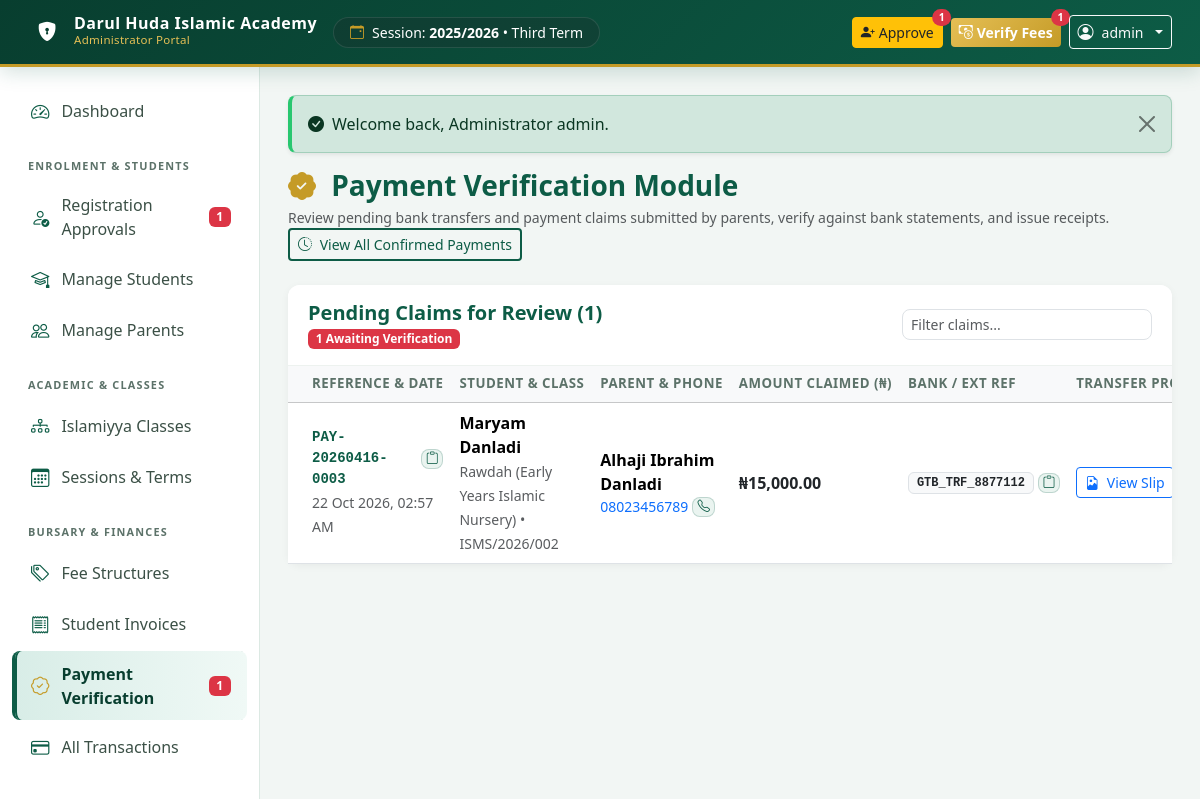
Page /admin/verify_payments.php (signed in) on the committed database.
### tables this page shows
CREATE TABLE `academic_terms` (
  `id` INT AUTO_INCREMENT PRIMARY KEY,
  `session_id` INT NOT NULL,
  `term_name` VARCHAR(50) NOT NULL,  
  `start_date` DATE NULL,
  `end_date` DATE NULL,
  `is_current` TINYINT(1) NOT NULL DEFAULT 0,
  `created_at` TIMESTAMP DEFAULT CURRENT_TIMESTAMP,
  CONSTRAINT `fk_term_session` FOREIGN KEY (`session_id`) REFERENCES `academic_sessions` (`id`) ON DELETE CASCADE
);

CREATE TABLE `academic_sessions` (
  `id` INT AUTO_INCREMENT PRIMARY KEY,
  `session_name` VARCHAR(50) NOT NULL UNIQUE,  
  `is_current` TINYINT(1) NOT NULL DEFAULT 0,
  `created_at` TIMESTAMP DEFAULT CURRENT_TIMESTAMP
);

CREATE TABLE `payments` (
  `id` INT AUTO_INCREMENT PRIMARY KEY,
  `invoice_id` INT NOT NULL,
  `student_id` INT NOT NULL,
  `parent_id` INT NOT NULL,
  `payment_reference` VARCHAR(100) NOT NULL UNIQUE,  
  `transaction_reference` VARCHAR(150) NULL,       
  `amount` DECIMAL(12, 2) NOT NULL,
  `payment_method` ENUM('online_paystack', 'online_flutterwave', 'bank_transfer', 'cash', 'pos') NOT NULL DEFAULT 'bank_transfer',
  `payment_channel` VARCHAR(50) NULL,
  `proof_file` VARCHAR(255) NULL,                  
  `payment_status` ENUM('pending', 'successful', 'failed', 'rejected') NOT NULL DEFAULT 'pending',
  `rejection_reason` TEXT NULL,
  `verified_by` INT NULL,                          
  `verified_at` DATETIME NULL,
  `notes` TEXT NULL,
  `created_at` TIMESTAMP DEFAULT CURRENT_TIMESTAMP,
  CONSTRAINT `fk_pay_invoice` FOREIGN KEY (`invoice_id`) REFERENCES `student_invoices` (`id`) ON DELETE CASCADE,
  CONSTRAINT `fk_pay_student` FOREIGN KEY (`student_id`) REFERENCES `students` (`id`) ON DELETE CASCADE,
  CONSTRAINT `fk_pay_parent` FOREIGN KEY (`parent_id`) REFERENCES `parents` (`id`) ON DELETE CASCADE,
  CONSTRAINT `fk_pay_admin` FOREIGN KEY (`verified_by`) REFERENCES `users` (`id`) ON DELETE SET NULL
);

CREATE TABLE `students` (
  `id` INT AUTO_INCREMENT PRIMARY KEY,
  `student_id_number` VARCHAR(50) NULL UNIQUE,  
  `parent_id` INT NOT NULL,
  `first_name` VARCHAR(60) NOT NULL,
  `last_name` VARCHAR(60) NOT NULL,
  `other_name` VARCHAR(60) NULL,
  `date_of_birth` DATE NOT NULL,
  `gender` ENUM('Male', 'Female') NOT NULL,
  `requested_class_id` INT NULL,
  `current_class_id` INT NULL,
  `previous_islamiyya_education` TEXT NULL,
  `registration_status` ENUM('pending', 'approved', 'rejected') NOT NULL DEFAULT 'pending',
  `rejection_reason` TEXT NULL,
  `enrolment_status` ENUM('active', 'graduated', 'withdrawn', 'inactive') NOT NULL DEFAULT 'active',
  `admission_date` DATE NULL,
  `medical_info` TEXT NULL,
  `created_at` TIMESTAMP DEFAULT CURRENT_TIMESTAMP,
  `updated_at` TIMESTAMP DEFAULT CURRENT_TIMESTAMP ON UPDATE CURRENT_TIMESTAMP,
  CONSTRAINT `fk_students_parent` FOREIGN KEY (`parent_id`) REFERENCES `parents` (`id`) ON DELETE CASCADE,
  CONSTRAINT `fk_students_req_class` FOREIGN KEY (`requested_class_id`) REFERENCES `classes` (`id`) ON DELETE SET NULL,
  CONSTRAINT `fk_students_cur_class` FOREIGN KEY (`current_class_id`) REFERENCES `classes` (`id`) ON DELETE SET NULL
);

CREATE TABLE `classes` (
  `id` INT AUTO_INCREMENT PRIMARY KEY,
  `class_name` VARCHAR(100) NOT NULL,
  `level_category` VARCHAR(50) NOT NULL,  
  `description` VARCHAR(255) NULL,
  `display_order` INT NOT NULL DEFAULT 1,
  `status` ENUM('active', 'inactive') NOT NULL DEFAULT 'active',
  `created_at` TIMESTAMP DEFAULT CURRENT_TIMESTAMP
);

CREATE TABLE `parents` (
  `id` INT AUTO_INCREMENT PRIMARY KEY,
  `user_id` INT NOT NULL UNIQUE,
  `full_name` VARCHAR(150) NOT NULL,
  `residential_address` TEXT NOT NULL,
  `emergency_contact_name` VARCHAR(150) NULL,
  `emergency_contact_phone` VARCHAR(25) NULL,
  `occupation` VARCHAR(100) NULL,
  `created_at` TIMESTAMP DEFAULT CURRENT_TIMESTAMP,
  `updated_at` TIMESTAMP DEFAULT CURRENT_TIMESTAMP ON UPDATE CURRENT_TIMESTAMP,
  CONSTRAINT `fk_parents_user` FOREIGN KEY (`user_id`) REFERENCES `users` (`id`) ON DELETE CASCADE
);

CREATE TABLE `users` (
  `id` INT AUTO_INCREMENT PRIMARY KEY,
  `username` VARCHAR(80) NOT NULL UNIQUE,
  `email` VARCHAR(120) NULL UNIQUE,
  `phone` VARCHAR(25) NOT NULL UNIQUE,
  `password_hash` VARCHAR(255) NOT NULL,
  `role` ENUM('admin', 'parent') NOT NULL DEFAULT 'parent',
  `status` ENUM('active', 'suspended', 'deactivated') NOT NULL DEFAULT 'active',
  `last_login` DATETIME NULL,
  `created_at` TIMESTAMP DEFAULT CURRENT_TIMESTAMP,
  `updated_at` TIMESTAMP DEFAULT CURRENT_TIMESTAMP ON UPDATE CURRENT_TIMESTAMP
);

### admin/verify_payments.php (the view, shortened to what the rows shown need)
<?php
require_once __DIR__ . '/../includes/admin_header.php';
$pdo = get_db_connection();
$stmt_pending = $pdo->query("
    SELECT p.*, s.first_name, s.last_name, s.student_id_number, c.class_name,
           pt.full_name as parent_name, u.phone as parent_phone, inv.invoice_number, inv.total_amount, inv.balance
    FROM payments p
    JOIN students s ON p.student_id = s.id
    LEFT JOIN classes c ON s.current_class_id = c.id
    JOIN parents pt ON p.parent_id = pt.id
    JOIN users u ON pt.user_id = u.id
    JOIN student_invoices inv ON p.invoice_id = inv.id
    WHERE p.payment_status = 'pending'
    ORDER BY p.id ASC
");
$pending_list = $stmt_pending->fetchAll();
?>
<div class="card card-modern">
    <div class="card-body p-0">
        <div class="table-responsive">
            <table class="table table-hover align-middle mb-0" id="verify_payments_table">
                <thead class="table-light">
                    <tr>
                        <th class="ps-4">Reference & Date</th>
                        <th>Student & Class</th>
                        <th>Parent & Phone</th>
                        <th>Amount Claimed (₦)</th>
                        <th>Bank / Ext Ref</th>
                        <th>Transfer Proof</th>
                    </tr>
                </thead>
                <tbody>
                    <?php if (empty($pending_list)): ?>
                        <tr>
                            <td colspan="7" class="text-center py-5 text-muted">
                                <i class="bi bi-check-circle-fill fs-1 text-success d-block mb-2"></i>
                                <h5 class="fw-bold text-islamic">No Pending Payments</h5>
                                <p class="small mb-0">All submitted payment claims have been reviewed and verified.</p>
                            </td>
                        </tr>
                    <?php else: ?>
                        <?php foreach ($pending_list as $pay): ?>
                            <tr>
                                <td class="ps-4">
                                    <div class="d-flex align-items-center">
                                        <span class="font-monospace fw-bold small text-islamic"><?= e($pay['payment_reference']) ?></span>
                                        <button type="button" class="copy-btn py-0 px-1 ms-1" data-copy="<?= e($pay['payment_reference']) ?>" title="Copy Ref">
                                            <i class="bi bi-clipboard"></i>
                                        </button>
                                    </div>
                                    <small class="text-muted"><?= format_date($pay['created_at'], 'd M Y, h:i A') ?></small>
                                </td>
                                <td>
                                    <div class="fw-bold"><?= e($pay['first_name'] . ' ' . $pay['last_name']) ?></div>
                                    <small class="text-muted"><?= e($pay['class_name'] ?? 'Class') ?> &bull; <?= e($pay['student_id_number'] ?? 'Pending') ?></small>
                                </td>
                                <td>
                                    <div class="fw-semibold"><?= e($pay['parent_name']) ?></div>
                                    <div class="d-flex align-items-center">
                                        <small class="text-muted"><a href="tel:<?= e($pay['parent_phone']) ?>" class="text-decoration-none"><?= e($pay['parent_phone']) ?></a></small>
                                        <button type="button" class="copy-btn py-0 px-1 ms-1" data-copy="<?= e($pay['parent_phone']) ?>" title="Copy Phone">
                                            <i class="bi bi-telephone"></i>
                                        </button>
                                    </div>
                                </td>
                                <td class="fw-bold text-dark fs-6"><?= format_currency($pay['amount']) ?></td>
                                <td>
                                    <div class="d-flex align-items-center">
                                        <span class="badge bg-light text-dark border font-monospace">
                                            <?= e($pay['transaction_reference'] ?: 'N/A') ?>
                                        </span>
                                        <?php if (!empty($pay['transaction_reference'])): ?>
                                            <button type="button" class="copy-btn py-0 px-1 ms-1" data-copy="<?= e($pay['transaction_reference']) ?>" title="Copy Bank Ref">
                                                <i class="bi bi-clipboard"></i>
                                            </button>
                                        <?php endif; ?>
                                    </div>
                                </td>
                                <td>
                                    <?php if (!empty($pay['proof_file'])): ?>
                                        <a href="<?= UPLOADS_URL ?>/receipts/<?= e($pay['proof_file']) ?>" target="_blank" class="btn btn-sm btn-outline-primary">
                                            <i class="bi bi-file-earmark-image me-1"></i> View Slip
                                        </a>
                                    <?php else: ?>
                                        <span class="badge bg-light text-muted border">No slip uploaded</span>
                                    <?php endif; ?>
                                </td>
                            </tr>
                        <?php endforeach; ?>
                    <?php endif; ?>
                </tbody>
            </table>
        </div>
    </div>
</div>
<?php require_once __DIR__ . '/../includes/admin_footer.php'; ?>

### includes/admin_header.php (shortened to what the rows shown need)
<?php
$school_name = get_setting('school_name', 'Darul Huda Islamic Academy');
$cur_info = get_current_session_term();
?>
<!DOCTYPE html>
<html lang="en">
<head>
    <link href="https://cdn.jsdelivr.net/npm/bootstrap@5.3.3/dist/css/bootstrap.min.css" rel="stylesheet">
    <link rel="stylesheet" href="https://cdn.jsdelivr.net/npm/bootstrap-icons@1.11.3/font/bootstrap-icons.min.css">
    <link rel="stylesheet" href="<?= BASE_URL ?>/assets/css/style.css">
</head>
<body>
<nav class="navbar navbar-expand-lg navbar-dark navbar-islamic sticky-top py-2 px-3">
    <div class="container-fluid">
        <div class="d-none d-md-flex align-items-center bg-dark bg-opacity-25 px-3 py-1 rounded-pill text-white small border border-light border-opacity-10">
            <i class="bi bi-calendar-event text-gold me-2"></i>
            <span>Session: <strong><?= e($cur_info['session_name']) ?></strong> &bull; <?= e($cur_info['term_name']) ?></span>
        </div>
    </div>
</nav>
<div class="app-container">
    <main class="main-content">
        <div class="container-fluid p-0">

### rows in the picture
academic_terms: session.session_name "2025/2026", term_name "Third Term"
payments: payment_reference "PAY-20260416-0003", created_at "22 Oct 2026, 02:57 AM", student.last_name "Maryam Danladi", classes.class_name "Rawdah (Early Years Islamic Nursery)", student.student_id_number "ISMS/2026/002", parent.full_name "Alhaji Ibrahim Danladi", users.phone "08023456789", amount "₦15,000.00", transaction_reference "GTB_TRF_8877112"

### other values in the picture
$school_name "Darul Huda Islamic Academy"
$pending_registrations "1"
$pending_payments "1"
$_SESSION['username'] "admin"
$flash['message'] "Welcome back, Administrator admin."
count($pending_list) "1"
